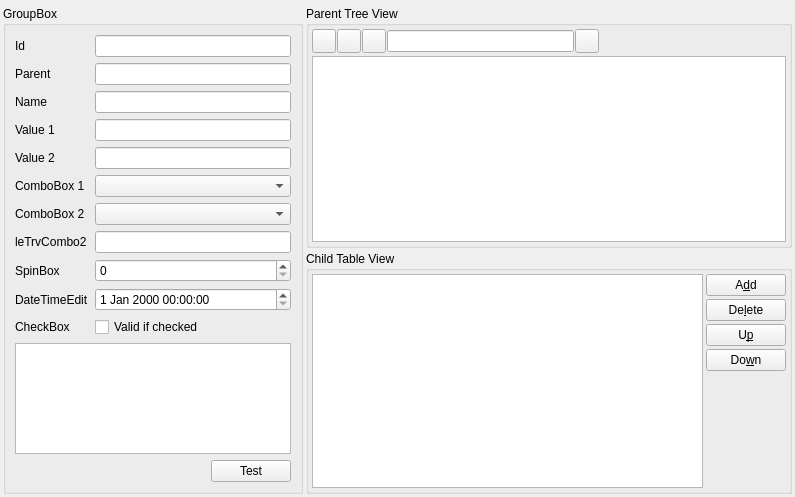
<?xml version="1.0" encoding="UTF-8"?>
<ui version="4.0">
 <class>DB_TestTreeWidget</class>
 <widget class="QWidget" name="DB_TestTreeWidget">
  <property name="geometry">
   <rect>
    <x>0</x>
    <y>0</y>
    <width>795</width>
    <height>497</height>
   </rect>
  </property>
  <property name="windowTitle">
   <string>Form</string>
  </property>
  <layout class="QGridLayout" name="gridLayout_2">
   <property name="leftMargin">
    <number>3</number>
   </property>
   <property name="topMargin">
    <number>6</number>
   </property>
   <property name="rightMargin">
    <number>3</number>
   </property>
   <property name="bottomMargin">
    <number>3</number>
   </property>
   <property name="spacing">
    <number>3</number>
   </property>
   <item row="0" column="1">
    <widget class="QGroupBox" name="groupBox_5">
     <property name="title">
      <string>Parent Tree View</string>
     </property>
     <layout class="QGridLayout" name="gridLayout">
      <property name="margin">
       <number>3</number>
      </property>
      <property name="spacing">
       <number>3</number>
      </property>
      <item row="0" column="0">
       <layout class="QHBoxLayout" name="horizontalLayout_3">
        <property name="spacing">
         <number>1</number>
        </property>
        <item>
         <widget class="QPushButton" name="pbTreeAdd">
          <property name="minimumSize">
           <size>
            <width>24</width>
            <height>24</height>
           </size>
          </property>
          <property name="maximumSize">
           <size>
            <width>24</width>
            <height>24</height>
           </size>
          </property>
          <property name="toolTip">
           <string>Add item</string>
          </property>
          <property name="text">
           <string/>
          </property>
          <property name="icon">
           <iconset resource="../src/gui/db.qrc">
            <normaloff>:/images/icons/add.png</normaloff>:/images/icons/add.png</iconset>
          </property>
          <property name="iconSize">
           <size>
            <width>16</width>
            <height>16</height>
           </size>
          </property>
          <property name="autoDefault">
           <bool>false</bool>
          </property>
         </widget>
        </item>
        <item>
         <widget class="QPushButton" name="pbTreeAddChild">
          <property name="minimumSize">
           <size>
            <width>24</width>
            <height>24</height>
           </size>
          </property>
          <property name="maximumSize">
           <size>
            <width>24</width>
            <height>24</height>
           </size>
          </property>
          <property name="toolTip">
           <string>Add subitem</string>
          </property>
          <property name="text">
           <string/>
          </property>
          <property name="icon">
           <iconset resource="../src/gui/db.qrc">
            <normaloff>:/images/icons/add_child.png</normaloff>:/images/icons/add_child.png</iconset>
          </property>
          <property name="iconSize">
           <size>
            <width>16</width>
            <height>16</height>
           </size>
          </property>
         </widget>
        </item>
        <item>
         <widget class="QPushButton" name="pbTreeDelete">
          <property name="minimumSize">
           <size>
            <width>24</width>
            <height>24</height>
           </size>
          </property>
          <property name="maximumSize">
           <size>
            <width>24</width>
            <height>24</height>
           </size>
          </property>
          <property name="toolTip">
           <string>Delete item</string>
          </property>
          <property name="text">
           <string/>
          </property>
          <property name="icon">
           <iconset resource="../src/gui/db.qrc">
            <normaloff>:/images/icons/delete.png</normaloff>:/images/icons/delete.png</iconset>
          </property>
          <property name="iconSize">
           <size>
            <width>16</width>
            <height>16</height>
           </size>
          </property>
         </widget>
        </item>
        <item>
         <widget class="QLineEdit" name="leFind"/>
        </item>
        <item>
         <widget class="QPushButton" name="pbFind">
          <property name="minimumSize">
           <size>
            <width>24</width>
            <height>24</height>
           </size>
          </property>
          <property name="maximumSize">
           <size>
            <width>24</width>
            <height>24</height>
           </size>
          </property>
          <property name="toolTip">
           <string>Find (next)</string>
          </property>
          <property name="text">
           <string/>
          </property>
          <property name="icon">
           <iconset resource="../src/gui/db.qrc">
            <normaloff>:/images/icons/find.png</normaloff>:/images/icons/find.png</iconset>
          </property>
          <property name="autoDefault">
           <bool>false</bool>
          </property>
         </widget>
        </item>
        <item>
         <spacer name="horizontalSpacer_2">
          <property name="orientation">
           <enum>Qt::Horizontal</enum>
          </property>
          <property name="sizeHint" stdset="0">
           <size>
            <width>40</width>
            <height>20</height>
           </size>
          </property>
         </spacer>
        </item>
       </layout>
      </item>
      <item row="1" column="0">
       <widget class="QTreeView" name="trvParent">
        <property name="selectionBehavior">
         <enum>QAbstractItemView::SelectItems</enum>
        </property>
       </widget>
      </item>
     </layout>
    </widget>
   </item>
   <item row="1" column="1">
    <widget class="QGroupBox" name="groupBox_6">
     <property name="title">
      <string>Child Table View</string>
     </property>
     <layout class="QGridLayout" name="gridLayout_3">
      <property name="margin">
       <number>3</number>
      </property>
      <property name="spacing">
       <number>3</number>
      </property>
      <item row="0" column="0">
       <widget class="QTableView" name="tvTableChild"/>
      </item>
      <item row="0" column="1">
       <layout class="QVBoxLayout" name="verticalLayout_4">
        <property name="spacing">
         <number>3</number>
        </property>
        <item>
         <widget class="QPushButton" name="pbTableAddChild">
          <property name="text">
           <string>A&amp;dd</string>
          </property>
         </widget>
        </item>
        <item>
         <widget class="QPushButton" name="pbTableDeleteChild">
          <property name="text">
           <string>De&amp;lete</string>
          </property>
         </widget>
        </item>
        <item>
         <widget class="QPushButton" name="pbTableUpChild">
          <property name="text">
           <string>U&amp;p</string>
          </property>
         </widget>
        </item>
        <item>
         <widget class="QPushButton" name="pbTableDownChild">
          <property name="text">
           <string>Do&amp;wn</string>
          </property>
         </widget>
        </item>
        <item>
         <spacer name="verticalSpacer_4">
          <property name="orientation">
           <enum>Qt::Vertical</enum>
          </property>
          <property name="sizeHint" stdset="0">
           <size>
            <width>20</width>
            <height>18</height>
           </size>
          </property>
         </spacer>
        </item>
       </layout>
      </item>
     </layout>
    </widget>
   </item>
   <item row="0" column="0" rowspan="2">
    <widget class="QGroupBox" name="groupBox_4">
     <property name="minimumSize">
      <size>
       <width>300</width>
       <height>0</height>
      </size>
     </property>
     <property name="maximumSize">
      <size>
       <width>300</width>
       <height>16777215</height>
      </size>
     </property>
     <property name="title">
      <string>GroupBox</string>
     </property>
     <layout class="QGridLayout" name="gridLayout_6">
      <item row="0" column="0">
       <layout class="QGridLayout" name="gridLayout_5">
        <item row="0" column="0">
         <widget class="QLabel" name="label_9">
          <property name="text">
           <string>Id</string>
          </property>
         </widget>
        </item>
        <item row="0" column="1">
         <widget class="QLineEdit" name="treeLeId"/>
        </item>
        <item row="1" column="0">
         <widget class="QLabel" name="label_10">
          <property name="text">
           <string>Parent</string>
          </property>
         </widget>
        </item>
        <item row="1" column="1">
         <widget class="QLineEdit" name="treeLeParent"/>
        </item>
        <item row="2" column="0">
         <widget class="QLabel" name="label_11">
          <property name="text">
           <string>Name</string>
          </property>
         </widget>
        </item>
        <item row="2" column="1">
         <widget class="QLineEdit" name="treeLeName"/>
        </item>
        <item row="3" column="0">
         <widget class="QLabel" name="label_12">
          <property name="text">
           <string>Value 1</string>
          </property>
         </widget>
        </item>
        <item row="3" column="1">
         <widget class="QLineEdit" name="treeLeValue1"/>
        </item>
        <item row="4" column="0">
         <widget class="QLabel" name="label_13">
          <property name="text">
           <string>Value 2</string>
          </property>
         </widget>
        </item>
        <item row="4" column="1">
         <widget class="QLineEdit" name="treeLeValue2"/>
        </item>
        <item row="5" column="0">
         <widget class="QLabel" name="label_14">
          <property name="text">
           <string>ComboBox 1</string>
          </property>
         </widget>
        </item>
        <item row="5" column="1">
         <widget class="QComboBox" name="treeCbComboBox1"/>
        </item>
        <item row="6" column="0">
         <widget class="QLabel" name="label">
          <property name="text">
           <string>ComboBox 2</string>
          </property>
         </widget>
        </item>
        <item row="6" column="1">
         <widget class="QComboBox" name="treeCbComboBox2"/>
        </item>
        <item row="8" column="0">
         <widget class="QLabel" name="label_15">
          <property name="text">
           <string>SpinBox</string>
          </property>
         </widget>
        </item>
        <item row="8" column="1">
         <widget class="QSpinBox" name="treeSpSpinBox"/>
        </item>
        <item row="9" column="0">
         <widget class="QLabel" name="label_16">
          <property name="text">
           <string>DateTimeEdit</string>
          </property>
         </widget>
        </item>
        <item row="9" column="1">
         <widget class="QDateTimeEdit" name="treeDteDateTimeEdit"/>
        </item>
        <item row="10" column="0">
         <widget class="QLabel" name="label_2">
          <property name="text">
           <string>CheckBox</string>
          </property>
         </widget>
        </item>
        <item row="10" column="1">
         <widget class="QCheckBox" name="treeCbCheckBox">
          <property name="text">
           <string>Valid if checked</string>
          </property>
         </widget>
        </item>
        <item row="7" column="1">
         <widget class="QLineEdit" name="leTrvCombo2">
          <property name="readOnly">
           <bool>true</bool>
          </property>
         </widget>
        </item>
        <item row="7" column="0">
         <widget class="QLabel" name="label_3">
          <property name="text">
           <string>leTrvCombo2</string>
          </property>
         </widget>
        </item>
       </layout>
      </item>
      <item row="2" column="0">
       <spacer name="verticalSpacer_2">
        <property name="orientation">
         <enum>Qt::Vertical</enum>
        </property>
        <property name="sizeHint" stdset="0">
         <size>
          <width>20</width>
          <height>24</height>
         </size>
        </property>
       </spacer>
      </item>
      <item row="1" column="0">
       <widget class="RB_TextEdit" name="textEdit"/>
      </item>
      <item row="3" column="0">
       <layout class="QHBoxLayout" name="horizontalLayout">
        <property name="spacing">
         <number>5</number>
        </property>
        <property name="bottomMargin">
         <number>0</number>
        </property>
        <item>
         <spacer name="horizontalSpacer">
          <property name="orientation">
           <enum>Qt::Horizontal</enum>
          </property>
          <property name="sizeHint" stdset="0">
           <size>
            <width>40</width>
            <height>20</height>
           </size>
          </property>
         </spacer>
        </item>
        <item>
         <widget class="QPushButton" name="pbTest">
          <property name="text">
           <string>Test</string>
          </property>
         </widget>
        </item>
       </layout>
      </item>
     </layout>
    </widget>
   </item>
  </layout>
 </widget>
 <customwidgets>
  <customwidget>
   <class>RB_TextEdit</class>
   <extends>QTextEdit</extends>
   <header>rb_textedit.h</header>
  </customwidget>
 </customwidgets>
 <resources>
  <include location="../src/gui/db.qrc"/>
 </resources>
 <connections/>
</ui>
